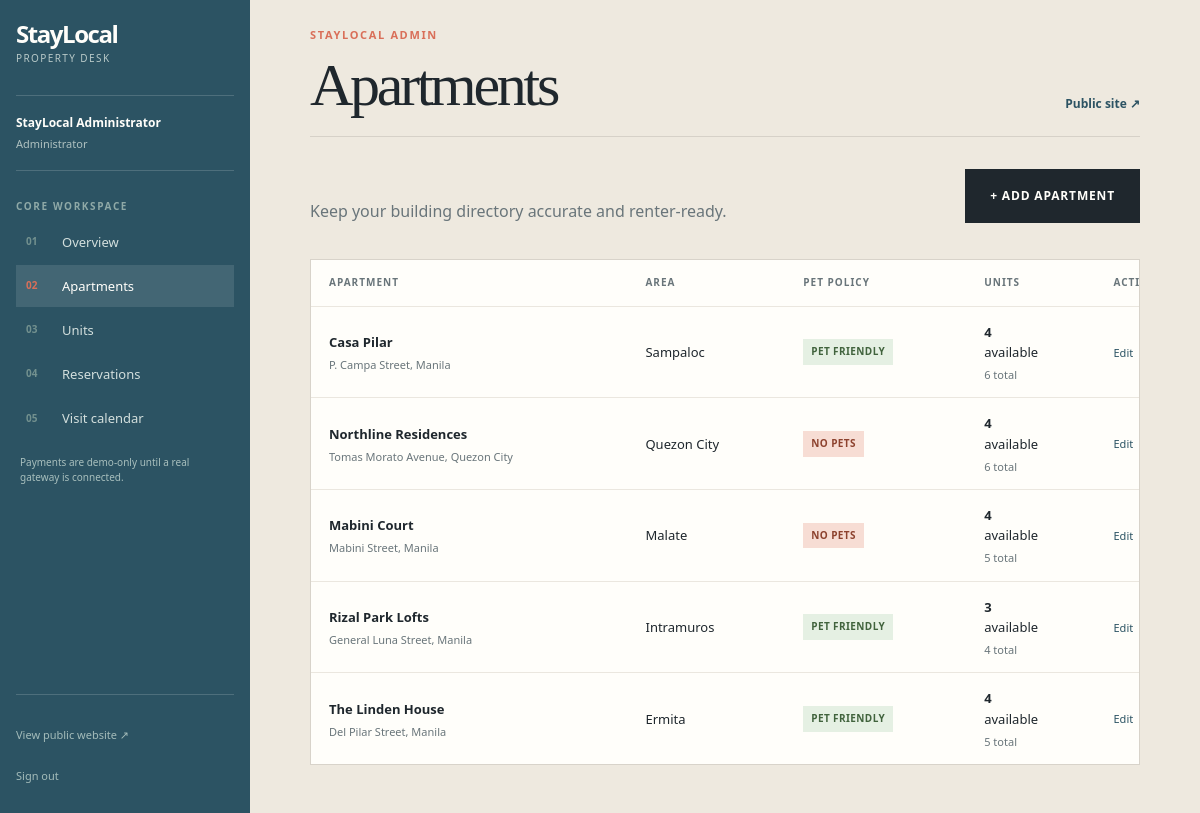
The page /admin/apartments.php (signed in) on the database its author committed.
### tables this page shows
CREATE TABLE apartments (
    id INT UNSIGNED NOT NULL AUTO_INCREMENT,
    name VARCHAR(120) NOT NULL,
    area VARCHAR(100) NOT NULL,
    address VARCHAR(180) NOT NULL,
    description TEXT NOT NULL,
    pet_friendly TINYINT(1) NOT NULL DEFAULT 0,
    image_url VARCHAR(255) NOT NULL DEFAULT 'assets/feat-view.jpg',
    featured TINYINT(1) NOT NULL DEFAULT 0,
    PRIMARY KEY (id),
    INDEX idx_apartments_area (area),
    INDEX idx_apartments_pet_friendly (pet_friendly)
);

### config/database.php (called while the page is built, shortened)
<?php
function e(?string $value): string
{
    return htmlspecialchars($value ?? '', ENT_QUOTES, 'UTF-8');
}

### admin/apartments.php (the view, shortened to what this page needs)
<?php
require_once __DIR__ . '/../config/database.php';
$action = (string)($_GET['action'] ?? 'list');
$error = null;
$editing = ['id' => 0, 'name' => '', 'area' => '', 'address' => '', 'description' => '', 'pet_friendly' => 0, 'image_url' => 'assets/feat-view.jpg', 'featured' => 0];
try {
    $pdo = db();
    $apartments = $pdo->query("SELECT a.*, COUNT(u.id) AS unit_count, SUM(u.status = 'available') AS available_count FROM apartments a LEFT JOIN units u ON u.apartment_id = a.id GROUP BY a.id ORDER BY a.featured DESC, a.name ASC")->fetchAll();
} catch (Throwable $exception) {
    $dbError = 'Unable to load apartments. Verify the MySQL connection and schema.';
    $apartments = [];
}
require __DIR__ . '/partials/header.php';
?>
<?php if ($action === 'new' || $action === 'edit'): ?>
    <div class="admin-page-actions"><a class="text-link" href="apartments.php">← Back to apartments</a></div>
    <?php if ($error): ?><div class="form-alert" role="alert"><?= e($error) ?></div><?php endif; ?>
    <form method="post" enctype="multipart/form-data" class="admin-form-card"><input type="hidden" name="csrf" value="<?= e(adminCsrfToken()) ?>"><input type="hidden" name="form_action" value="save"><input type="hidden" name="id" value="<?= (int)$editing['id'] ?>"><div class="admin-form-heading"><div><p class="eyebrow">LISTING DETAILS</p><h2><?= $editing['id'] ? 'Update this apartment' : 'Create a new apartment' ?></h2></div><button class="button button-dark" type="submit">Save apartment →</button></div><div class="form-grid"><label>Apartment name<input type="text" name="name" required value="<?= e($editing['name']) ?>"></label><label>Area / neighborhood<input type="text" name="area" required value="<?= e($editing['area']) ?>"></label><label>Street address<input type="text" name="address" required value="<?= e($editing['address']) ?>"></label><label>Apartment image<input type="file" name="apartment_image" accept="image/jpeg,image/png,image/webp"><small>Choose a JPG, PNG, or WebP image up to 5 MB. Leave blank to keep the current image.</small><?php if (!empty($editing['image_url'])): ?><img class="admin-image-preview" src="../<?= e($editing['image_url']) ?>" alt="Current apartment image"><?php endif; ?></label><input type="hidden" name="image_url" value="<?= e($editing['image_url']) ?>"><label class="check-field"><input type="checkbox" name="pet_friendly" <?= $editing['pet_friendly'] ? 'checked' : '' ?>> Pet friendly</label><label class="check-field"><input type="checkbox" name="featured" <?= $editing['featured'] ? 'checked' : '' ?>> Feature on public homepage</label></div><label class="admin-wide-label">Description<textarea name="description" rows="5" required><?= e($editing['description']) ?></textarea></label></form>
<?php else: ?>
    <section class="admin-page-toolbar"><div><p class="admin-lede">Keep your building directory accurate and renter-ready.</p></div><a class="button button-dark" href="apartments.php?action=new">+ Add apartment</a></section>
    <div class="admin-panel admin-list-panel"><div class="admin-table-wrap"><table class="admin-table admin-table-wide"><thead><tr><th>Apartment</th><th>Area</th><th>Pet policy</th><th>Units</th><th>Actions</th></tr></thead><tbody><?php foreach ($apartments as $apartment): ?><tr><td><strong><?= e($apartment['name']) ?></strong><small><?= e($apartment['address']) ?></small></td><td><?= e($apartment['area']) ?></td><td><span class="status-pill status-<?= $apartment['pet_friendly'] ? 'paid' : 'occupied' ?>"><?= $apartment['pet_friendly'] ? 'Pet friendly' : 'No pets' ?></span></td><td><strong><?= (int)$apartment['available_count'] ?></strong> available<small><?= (int)$apartment['unit_count'] ?> total</small></td><td><div class="table-actions"><a href="apartments.php?action=edit&id=<?= (int)$apartment['id'] ?>">Edit</a></div></td></tr><?php endforeach; ?></tbody></table></div></div>
<?php endif; ?>
<?php require __DIR__ . '/partials/footer.php'; ?>

### assets/style.css (style rules this page uses)
:root { --ink: #1f272d; --muted: #69757a; --paper: #f5f3ee; --white: #fffefa; --line: #d7d9d2; --blue: #2c5363; --blue-dark: #193a48; --coral: #d96f59; --gold: #d9aa3f; --moss: #64765a; --plum: #685367; --soft-blue: #dfe9e9; --soft-yellow: #f2e9ca; --shadow: 0 18px 40px rgba(31, 39, 45, .09); --sans: "Trebuchet MS", "Segoe UI", Arial, sans-serif; --display: Georgia, "Times New Roman", serif; }
* { box-sizing: border-box; }
html { scroll-behavior: smooth; }
body { margin: 0; color: var(--ink); background: var(--paper); font-family: var(--sans); font-size: 16px; line-height: 1.55; }
a { color: inherit; text-decoration: none; }
.button { display: inline-flex; min-height: 54px; align-items: center; justify-content: center; padding: 0 24px; border: 1px solid transparent; font-size: 12px; font-weight: 800; letter-spacing: .07em; text-transform: uppercase; transition: background .2s ease, color .2s ease, border-color .2s ease; }
.button-dark { background: var(--ink); color: var(--white); }
.admin-body { min-height: 100vh; background: #eee9df; }
.admin-intro-row, .admin-page-toolbar { display: flex; align-items: flex-end; justify-content: space-between; gap: 24px; padding: 32px 0; }
.admin-kicker, .admin-nav-label, .admin-lede, .toolbar-count { margin: 0; }
.admin-lede { max-width: 650px; color: var(--muted); font-size: 16px; line-height: 1.5; }
.admin-panel { background: var(--white); border: 1px solid #d8d3ca; }
.admin-table-wrap { overflow-x: auto; }
.admin-table { width: 120%; border-collapse: collapse; font-size: 13px; }
.admin-table th, .admin-table td { padding: 15px 18px; border-bottom: 1px solid #ebe7df; text-align: left; vertical-align: middle; }
.admin-table th { color: var(--muted); font-size: 10px; font-weight: 900; letter-spacing: .1em; text-transform: uppercase; }
.admin-table td strong, .admin-table td small { display: block; }
.admin-table td small { margin-top: 5px; color: var(--muted); font-size: 11px; line-height: 1.4; }
.admin-table tbody tr:last-child td { border-bottom: 0; }
.status-pill { display: inline-block; padding: 5px 8px; background: #f1efea; color: var(--muted); font-size: 10px; font-weight: 900; letter-spacing: .04em; text-transform: uppercase; }
.status-available, .status-paid, .status-completed { background: #e5f0e3; color: #41633d; }
.status-occupied, .status-cancelled, .status-refunded, .status-failed { background: #f7ddd4; color: #8d422e; }
.admin-list-panel { margin-top: 4px; }
.table-actions { display: flex; flex-wrap: wrap; align-items: center; gap: 10px; }
.table-actions a, .table-actions button { padding: 0; border: 0; background: transparent; color: var(--blue); cursor: pointer; font: inherit; font-size: 11px; text-decoration: none; }
.stat-card, .admin-panel, .admin-form-card { box-shadow: none; }

### rows shown on the page
apartments: name "Casa Pilar", address "P. Campa Street, Manila", area "Sampaloc", pet_friendly "PET FRIENDLY", available_count "4", unit_count "6"
apartments: name "Northline Residences", address "Tomas Morato Avenue, Quezon City", area "Quezon City", pet_friendly "NO PETS", available_count "4", unit_count "6"
apartments: name "Mabini Court", address "Mabini Street, Manila", area "Malate", pet_friendly "NO PETS", available_count "4", unit_count "5"
apartments: name "Rizal Park Lofts", address "General Luna Street, Manila", area "Intramuros", pet_friendly "PET FRIENDLY", available_count "3", unit_count "4"
apartments: name "The Linden House", address "Del Pilar Street, Manila", area "Ermita", pet_friendly "PET FRIENDLY", available_count "4", unit_count "5"

### other values the page prints
$adminName "StayLocal Administrator"
$pageTitle "Apartments"
